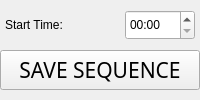
       <widget class="QWidget" name="w_inside_video" native="true">
        <property name="minimumSize">
         <size>
          <width>0</width>
          <height>100</height>
         </size>
        </property>
        <layout class="QGridLayout" name="gridLayout_11">
         <property name="leftMargin">
          <number>0</number>
         </property>
         <property name="topMargin">
          <number>0</number>
         </property>
         <property name="rightMargin">
          <number>0</number>
         </property>
         <property name="bottomMargin">
          <number>0</number>
         </property>
         <property name="spacing">
          <number>0</number>
         </property>
         <item row="0" column="0">
          <widget class="QWidget" name="widget_14" native="true">
           <property name="minimumSize">
            <size>
             <width>0</width>
             <height>30</height>
            </size>
           </property>
           <property name="maximumSize">
            <size>
             <width>16777215</width>
             <height>30</height>
            </size>
           </property>
           <layout class="QGridLayout" name="gridLayout_22">
            <property name="leftMargin">
             <number>5</number>
            </property>
            <property name="topMargin">
             <number>0</number>
            </property>
            <property name="rightMargin">
             <number>5</number>
            </property>
            <property name="bottomMargin">
             <number>0</number>
            </property>
            <property name="spacing">
             <number>0</number>
            </property>
            <item row="0" column="1">
             <widget class="QTimeEdit" name="te_insert_pos">
              <property name="minimumSize">
               <size>
                <width>0</width>
                <height>30</height>
               </size>
              </property>
              <property name="maximumSize">
               <size>
                <width>70</width>
                <height>30</height>
               </size>
              </property>
              <property name="displayFormat">
               <string>mm:ss</string>
              </property>
             </widget>
            </item>
            <item row="0" column="0">
             <widget class="QLabel" name="label_7">
              <property name="minimumSize">
               <size>
                <width>0</width>
                <height>30</height>
               </size>
              </property>
              <property name="maximumSize">
               <size>
                <width>16777215</width>
                <height>30</height>
               </size>
              </property>
              <property name="text">
               <string>Start Time:</string>
              </property>
             </widget>
            </item>
           </layout>
          </widget>
         </item>
         <item row="1" column="0">
          <widget class="QToolButton" name="tb_insert_into_video">
           <property name="sizePolicy">
            <sizepolicy hsizetype="Expanding" vsizetype="Fixed">
             <horstretch>0</horstretch>
             <verstretch>0</verstretch>
            </sizepolicy>
           </property>
           <property name="minimumSize">
            <size>
             <width>150</width>
             <height>40</height>
            </size>
           </property>
           <property name="font">
            <font>
             <family>Impact</family>
             <pointsize>16</pointsize>
             <weight>50</weight>
             <bold>false</bold>
            </font>
           </property>
           <property name="text">
            <string>SAVE SEQUENCE</string>
           </property>
          </widget>
         </item>
        </layout>
       </widget>
